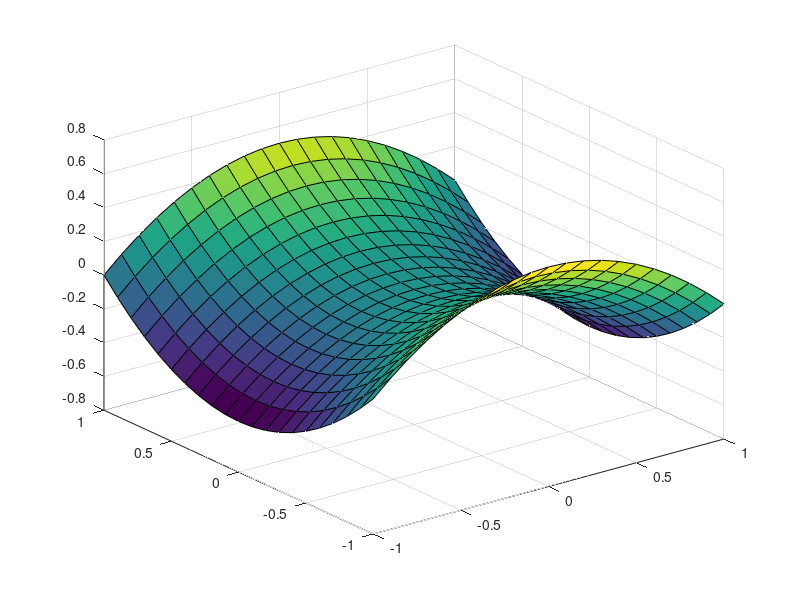

This figure's MATLAB source: (Note: this script raises an error after producing the figure.)


% Generate mesh grid
x = -1:0.1:1;y = x;
[X,Y] = meshgrid(x,y);

% Define surface shape using k1 and k2
k1 = -1;
k2 = 1;

% Set Z value of grid
Z = 0.5*(k1*X.^2 + k2*Y.^2);

% Plot shape (colormap indicates simply elavation, i.e., the Z value)
figure;surf(X,Y,Z);

% Compute Mean (H) and Gaussian (K) curvatures
[H, K] = get_curvatures(X,Y,Z);


% Plot figures with colormap representing curvature
figure;surf(X,Y,Z,H);
title("Mean curvature");

figure;surf(X,Y,Z,K);
title("Gaussian curvature");

% Test curvature computation on a sphere. This leads to artefacts.
%[xs, ys, zs] = sphere();
%[Hs, Ks] = get_curvatures(xs, ys, zs);
%figure;surf(xs,ys,zs,Ks);


% Function by Ahmed Elnaggar, https://www.mathworks.com/matlabcentral/fileexchange/5229-gaussian-curvature
function [H, K] = get_curvatures(X,Y,Z)
[Xu,Xv] = gradient(X); [Yu,Yv] = gradient(Y); [Zu,Zv] = gradient(Z);
% Second Derivatives
[Xuu,Xuv] = gradient(Xu); [Yuu,Yuv] = gradient(Yu); [Zuu,Zuv] = gradient(Zu);
[Xuv,Xvv] = gradient(Xv); [Yuv,Yvv] = gradient(Yv); [Zuv,Zvv] = gradient(Zv);
% Initialize Gaussian and mean curvature
K = zeros(size(Z));
H = zeros(size(Z));
% Calculate both Gaussian and mean curvature
for i=1:size(Z,1)
    for j=1:size(Z,2)
        % assign vector values that we are going to work on
        r_u = [Xu(i,j) Yu(i,j) Zu(i,j)];
        r_v = [Xv(i,j) Yv(i,j) Zv(i,j)];
        r_uu = [Xuu(i,j) Yuu(i,j) Zuu(i,j)];
        r_uv = [Xuv(i,j) Yuv(i,j) Zuv(i,j)];
        r_vv = [Xvv(i,j) Yvv(i,j) Zvv(i,j)];
        % First fundamental Coeffecients of the surface (E,F,G)
        E = dot(r_u, r_u);
        F = dot(r_u, r_v);
        G = dot(r_v, r_v);
        % Calculate the unite normal vector (the perpendicular vector for
        % both of these vectors)
        m = cross(r_u,r_v,2);
        n = m./sqrt(dot(m,m,2));
        % Second fundamental Coeffecients of the surface (L,M,N)
        L = dot(r_uu,n);
        M = dot(r_uv,n);
        N = dot(r_vv,n);
        % Gaussian Curvature
        K(i,j) = (L.*N - M.^2)./(E.*G - F.^2);
        % Mean Curvature
        H(i,j) = (E.*N + G.*L - 2.*F.*M)./(2*(E.*G - F.^2));
    end
end
end
